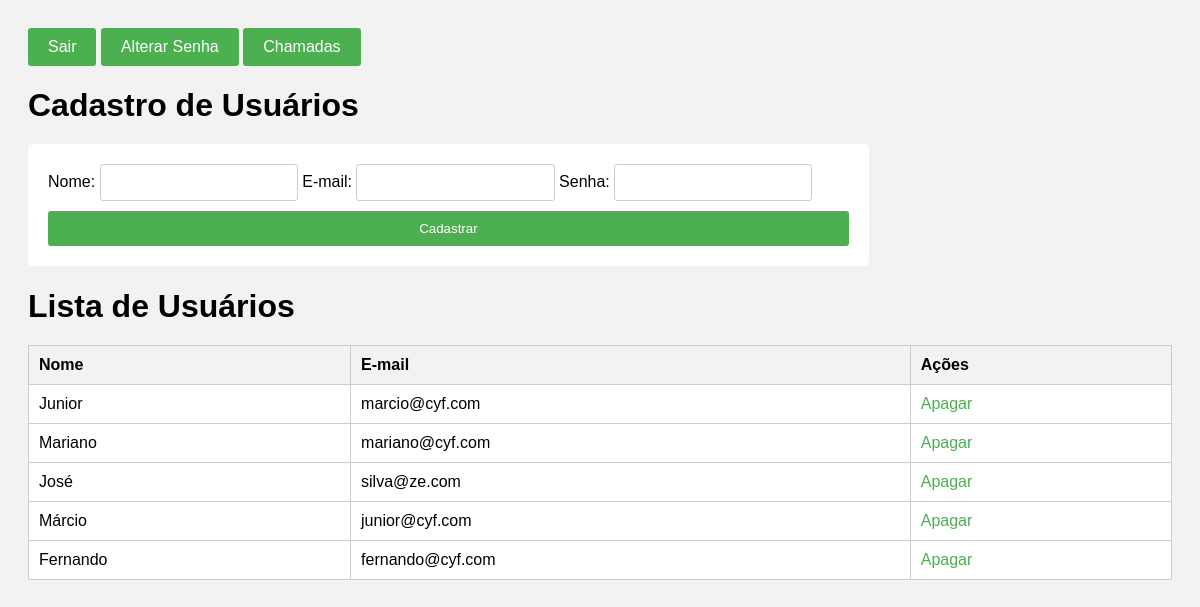
/cadastrar/ (signed in), run on the app's committed database.
### a1/models.py (models this page shows, shortened)
class CustomUser(AbstractBaseUser):
    email = models.EmailField(unique=True, max_length=255)
    nome = models.CharField(max_length=255)
    is_active = models.BooleanField(default=True)
    is_staff = models.BooleanField(default=False)
    USERNAME_FIELD = 'email'
    EMAIL_FIELD = 'email'
    REQUIRED_FIELDS = ['nome']
    objects = CustomUserManager()

### a1/views.py (the view)
# urls.py: path('cadastrar/', views.cadastrar_usuario, name="cadastrar_usuario"),
@login_required(login_url='login')
def cadastrar_usuario(request):
    if request.method == 'POST':
        form = CadastroForm(request.POST)
        if form.is_valid():
            form.save()
            nome_usuario = form.cleaned_data['nome']
            messages.success(request, f"Usuário '{nome_usuario}' cadastrado com sucesso!")
            return redirect('cadastrar_usuario')  # Redirecionar para a página de cadastro
    else:
        form = CadastroForm()
    context = {
        'form': form,
        'todos': CustomUser.objects.all(),
    }
    return render(request, 'cadastro.html', context)

### a1/forms.py
class CadastroForm(forms.ModelForm):
    password = forms.CharField(widget=forms.PasswordInput)
    class Meta:
        model = CustomUser
        fields = ['nome', 'email', 'password']

### a1/templates/cadastro.html (shortened to what this page needs)
<!DOCTYPE html>
<html>
<head>
</head>
<body>
    <a href="{% url 'logout' %}" class='btn-sair'>Sair</a>
	<a href="{% url 'change_password' %}" class='btn-sair'>Alterar Senha</a>
	<a href="{% url 'sv1' %}" class='btn-sair'>Chamadas</a>
    <h1>Cadastro de Usuários</h1>
    <form action="{% url 'NovoCadastro' %}" method="post">
        <label for="id_Nome">Nome:</label>
        <input id="id_Nome" name="Nome" type="text" required>
        <label for="id_email">E-mail:</label>
        <input id="id_email" name="e-Mail" type="email" pattern="[a-zA-Z0-9._%+-]+@[a-zA-Z0-9.-]+\.[a-zA-Z]{2,}$" required>
        <label for="id_senha">Senha:</label>
        <input id="id_senha" name="senha" type="password" required>
        <button type="submit">Cadastrar</button>
    </form>
    <h1>Lista de Usuários</h1>
    <table>
        <thead>
            <tr>
                <th>Nome</th>
                <th>E-mail</th>
                <th>Ações</th>
            </tr>
        </thead>
        <tbody>
            {% for usuario in todos %}
                <tr>
                    <td>{{ usuario.nome }}</td>
                    <td>{{ usuario.email }}</td>
                    <td><a href="{% url 'apagar_usuario' usuario.email %}">Apagar</a></td>
                </tr>
            {% endfor %}
        </tbody>
    </table>
</body>
</html>

### a1/templates/cadastro.html (style rules this page uses)
body { font-family: Arial, sans-serif; background-color: #f2f2f2; padding: 20px; }
h1 { margin-bottom: 20px; }
form { width: 70%; background-color: #fff; padding: 20px; border-radius: 5px; }
form input[type="text"], form input[type="email"], form input[type="password"] { width: 22%; padding: 10px; margin-bottom: 10px; border: 1px solid #ccc; border-radius: 3px; }
form button[type="submit"] { width: 100%; padding: 10px; background-color: #4caf50; color: #fff; border: none; border-radius: 3px; cursor: pointer; }
table { width: 100%; background-color: #fff; border-collapse: collapse; margin-top: 20px; }
table th, table td { padding: 10px; border: 1px solid #ccc; text-align: left; }
table th { background-color: #f2f2f2; }
a { text-decoration: none; color: #4caf50; }
.btn-sair { display: inline-block; padding: 10px 20px; background-color: #4caf50; color: #fff; border: none; border-radius: 3px; text-decoration: none; }

### data on the page
CustomUser: nome "Junior", email "marcio@cyf.com"
CustomUser: nome "Mariano", email "mariano@cyf.com"
CustomUser: nome "José", email "silva@ze.com"
CustomUser: nome "Márcio", email "junior@cyf.com"
CustomUser: nome "Fernando", email "fernando@cyf.com"
